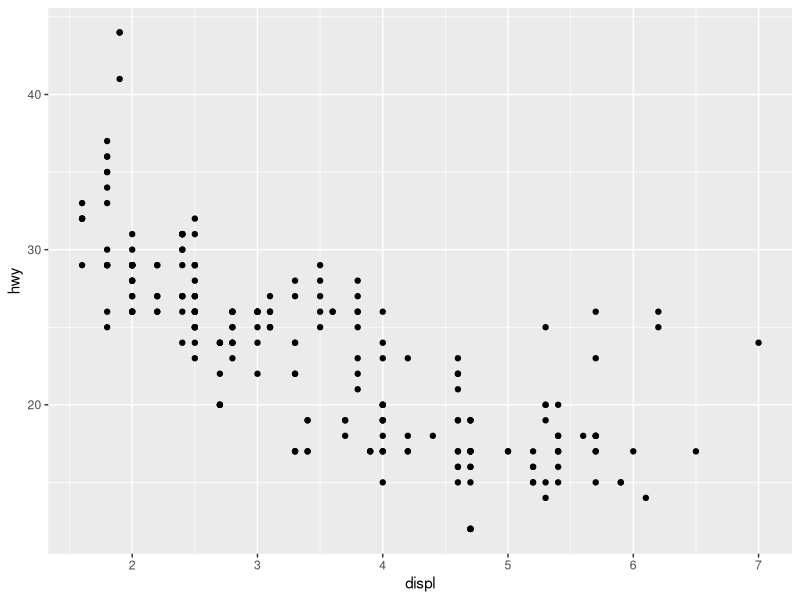
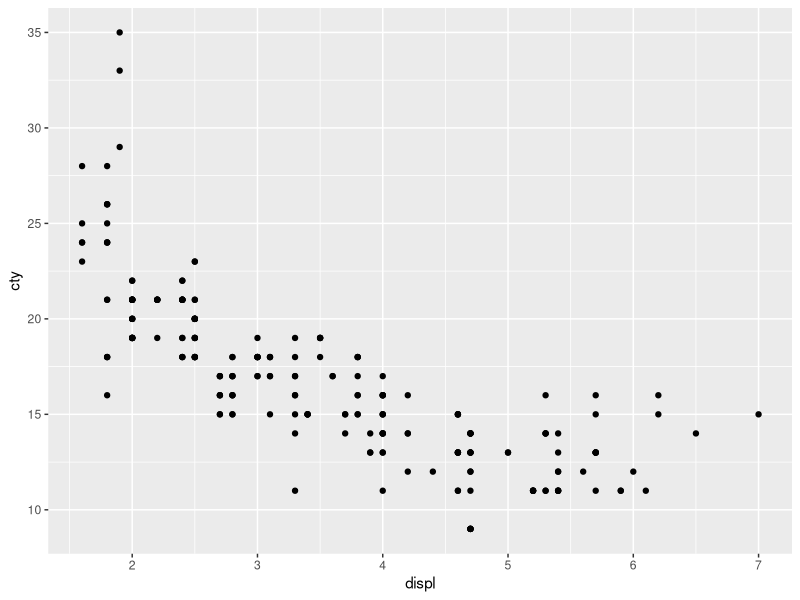

The R script that drew these images, in order:
## ---- chunk 1
library(ggplot2)
## ---- chunk 2
library(ggplot2)
mpg
## ---- chunk 3
ggplot(data = mpg) + 
  geom_point(mapping = aes(x = displ, y = hwy))
## ---- chunk 4
ggplot(data = mpg) + 
  geom_point(mapping = aes(x = displ, y = cty))
## ---- chunk 5
c(1, 2, 3, 1, 3, 5, 25)
## ---- chunk 6
my_numbers <- c(1, 2, 3, 1, 3, 5, 25)
your_numbers <- c(5, 31, 71, 1, 3, 21, 6)
## ---- chunk 7
my_numbers
## ---- chunk 8
my_numbers
## ---- chunk 9
mean(x = my_numbers)
## ---- chunk 10
mean(x = your_numbers)
## ---- chunk 11
mean(my_numbers)
## ---- chunk 12
my_summary <- summary(my_numbers)
## ---- chunk 13
my_summary
## ---- chunk 14
table(my_numbers)
## ---- chunk 15
sd(my_numbers)
## ---- chunk 16
my_numbers * 5
## ---- chunk 17
my_numbers + 1
## ---- chunk 18
my_numbers + my_numbers
## ---- chunk 19
cv <- sd(my_numbers)/mean(my_numbers)
